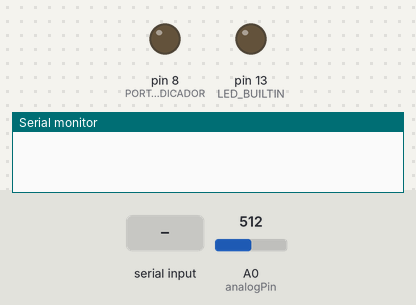
Bench run of a sketch on a simulated Arduino Uno, built with avr-gcc and run on an emulated ATmega328P. On the bench: output pins drawn as LEDs (lit = HIGH), the last lines printed to the serial monitor. Inputs (shaded band) come from the test bench; at power-on: A0 (analogPin) = 512.

Above: at 1.2 s.
1.3 s: "iniciarteste" received over Serial
At 3.4 s:
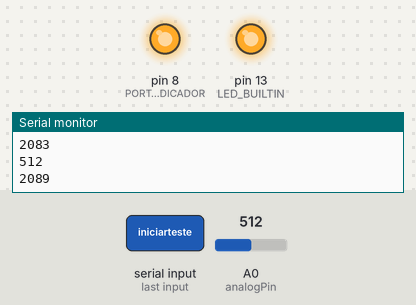
3.8 s: A0 (analogPin) set to 105
6.8 s: A0 (analogPin) set to 95
Timing chart, 0 to 9.8 s (numbered marks = the images above; inputs shaded):
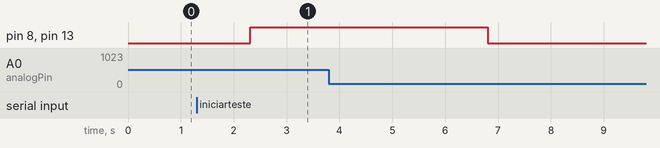

Measured:
- after the input at 1.3 s, pin 8 (PORTA_INDICADOR), pin 13 (LED_BUILTIN): LOW → HIGH after 1.0 s

The sketch:

arduino_knee_up.ino
```cpp
#define DATA_TRANSFER_PERIOD 5
#define DATA_TRANSFER_WINDOW 5
#define PORTA_INDICADOR 8

String texto;
int analogPin = 0;
int val = 0;
bool led = 0;

void acendeLed(){
  if(!led){
     digitalWrite(LED_BUILTIN, HIGH);
     digitalWrite(PORTA_INDICADOR, HIGH);
     led = 1;
  }
}

void apagaLed(){
  if(led){
     digitalWrite(LED_BUILTIN, LOW);
     digitalWrite(PORTA_INDICADOR, LOW);
     led = 0;
  }
}

void serialFlush(){
  while(Serial.available() > 0) {
    char t = Serial.read();
  }
}

void setup() {
        Serial.begin(38400);
        Serial.setTimeout(5);
        pinMode(LED_BUILTIN,OUTPUT);
        pinMode(PORTA_INDICADOR,OUTPUT);
        apagaLed();
}

void loop() {

      //teste de verificação do arduino
       while(1){
        texto = Serial.readString();
        if (texto.length() > 0) {
            break;
        }
       }
       if(texto.equals("knee_up")){   //teste de verificação do arduino
        Serial.write(42);
       }


       if(texto.equals("iniciarteste")){   //inicio de uma bateria de testes
        apagaLed();
        Serial.write(77);
        int i = 0;
        int tempo_inicio = millis();
        int tempo;
        while(i<((DATA_TRANSFER_WINDOW*1000)/DATA_TRANSFER_PERIOD)){
           val = analogRead(analogPin);
           tempo = millis() - tempo_inicio;
           Serial.println(val);
           Serial.println(tempo);
           delay(DATA_TRANSFER_PERIOD);
           i++;
           if(tempo>=1000) {
            acendeLed();
           }
        }
        apagaLed();
        delay(500);
        serialFlush();
       }
}
```
